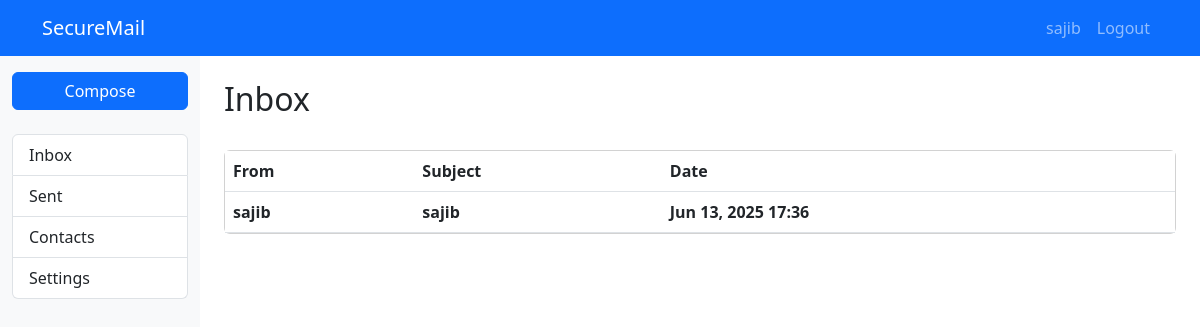
The app's page / (signed in) with its own data.
### email_app/models.py (models this page shows, shortened)
class Email(models.Model):
    sender = models.ForeignKey(User, on_delete=models.CASCADE, related_name='sent_emails')
    recipients = models.ManyToManyField(User, related_name='received_emails')
    subject = models.CharField(max_length=255)
    encrypted_content = models.TextField()
    date_sent = models.DateTimeField(auto_now_add=True)
    read = models.BooleanField(default=False)
    is_external = models.BooleanField(default=False)
    class Meta:
        ordering = ['-date_sent']

### email_app/views.py (the view)
# urls.py: path('', views.inbox, name='inbox'),
@login_required
def inbox(request):
    received_emails = Email.objects.filter(recipients=request.user).order_by('-date_sent')
    return render(request, 'email_app/inbox.html', {'emails': received_emails})

### templates/email_app/inbox.html (shortened to what this page needs)
{% extends "base.html" %}
{% block content %}
<div class="d-flex justify-content-between align-items-center mb-4">
    <h2>Inbox</h2>
</div>
<div class="card">
    <div class="card-body p-0">
        {% if emails %}
            <div class="table-responsive email-list">
                <table class="table table-hover mb-0">
                    <thead>
                        <tr>
                            <th>From</th>
                            <th>Subject</th>
                            <th>Date</th>
                        </tr>
                    </thead>
                    <tbody>
                        {% for email in emails %}
                            <tr class="email-item {% if not email.read %}unread{% endif %}">
                                <td>{{ email.sender.username }}</td>
                                <td>
                                    <a href="{% url 'view_email' email.id %}" class="text-decoration-none text-dark">
                                        {{ email.subject }}
                                    </a>
                                </td>
                                <td>{{ email.date_sent|date:"M d, Y H:i" }}</td>
                            </tr>
                        {% endfor %}
                    </tbody>
                </table>
            </div>
        {% else %}
            <div class="text-center p-5">
                <p class="text-muted">Your inbox is empty.</p>
            </div>
        {% endif %}
    </div>
</div>
{% endblock %}

### templates/base.html (shortened to what this page needs)
<!DOCTYPE html>
<html lang="en">
<head>
    <link href="https://cdn.jsdelivr.net/npm/bootstrap@5.3.0/dist/css/bootstrap.min.css" rel="stylesheet">
</head>
<body>
    <nav class="navbar navbar-expand-lg navbar-dark bg-primary">
        <div class="container">
            <a class="navbar-brand" href="{% url 'inbox' %}">SecureMail</a>
            <div class="collapse navbar-collapse" id="navbarNav">
                <ul class="navbar-nav ms-auto">
                    {% if user.is_authenticated %}
                        <li class="nav-item">
                            <a class="nav-link" href="{% url 'profile' %}">{{ user.username }}</a>
                        </li>
                        <li class="nav-item">
                            <a class="nav-link" href="{% url 'logout' %}">Logout</a>
                        </li>
                    {% endif %}
                </ul>
            </div>
        </div>
    </nav>
    <div class="container-fluid">
        <div class="row">
            {% if user.is_authenticated %}
                <div class="col-md-3 col-lg-2 d-md-block sidebar py-3">
                    <div class="d-grid gap-2 mb-4">
                        <a href="{% url 'compose' %}" class="btn btn-primary">Compose</a>
                    </div>
                    <div class="list-group">
                        <a href="{% url 'inbox' %}" class="list-group-item list-group-item-action {% if request.path == '/inbox/' %}active{% endif %}">
                            Inbox
                        </a>
                        <a href="{% url 'sent' %}" class="list-group-item list-group-item-action {% if request.path == '/sent/' %}active{% endif %}">
                            Sent
                        </a>
                        <a href="{% url 'contacts' %}" class="list-group-item list-group-item-action {% if request.path == '/contacts/' %}active{% endif %}">
                            Contacts
                        </a>
                        <a href="{% url 'profile' %}" class="list-group-item list-group-item-action {% if request.path == '/profile/' %}active{% endif %}">
                            Settings
                        </a>
                    </div>
                </div>
                <main class="col-md-9 ms-sm-auto col-lg-10 px-md-4 py-4">
                    {% block content %}{% endblock %}
                </main>
            {% endif %}
        </div>
    </div>
</body>
</html>

### templates/base.html (style rules this page uses)
.sidebar { min-height: calc(100vh - 56px); background-color: #f8f9fa; }
.email-list .unread { font-weight: bold; }
.email-item { transition: background-color 0.2s; }

### records on screen
Email: sender.username "sajib", subject "sajib", date_sent "Jun 13, 2025 17:36"

### other values on screen
{{ user.username }} "sajib"
